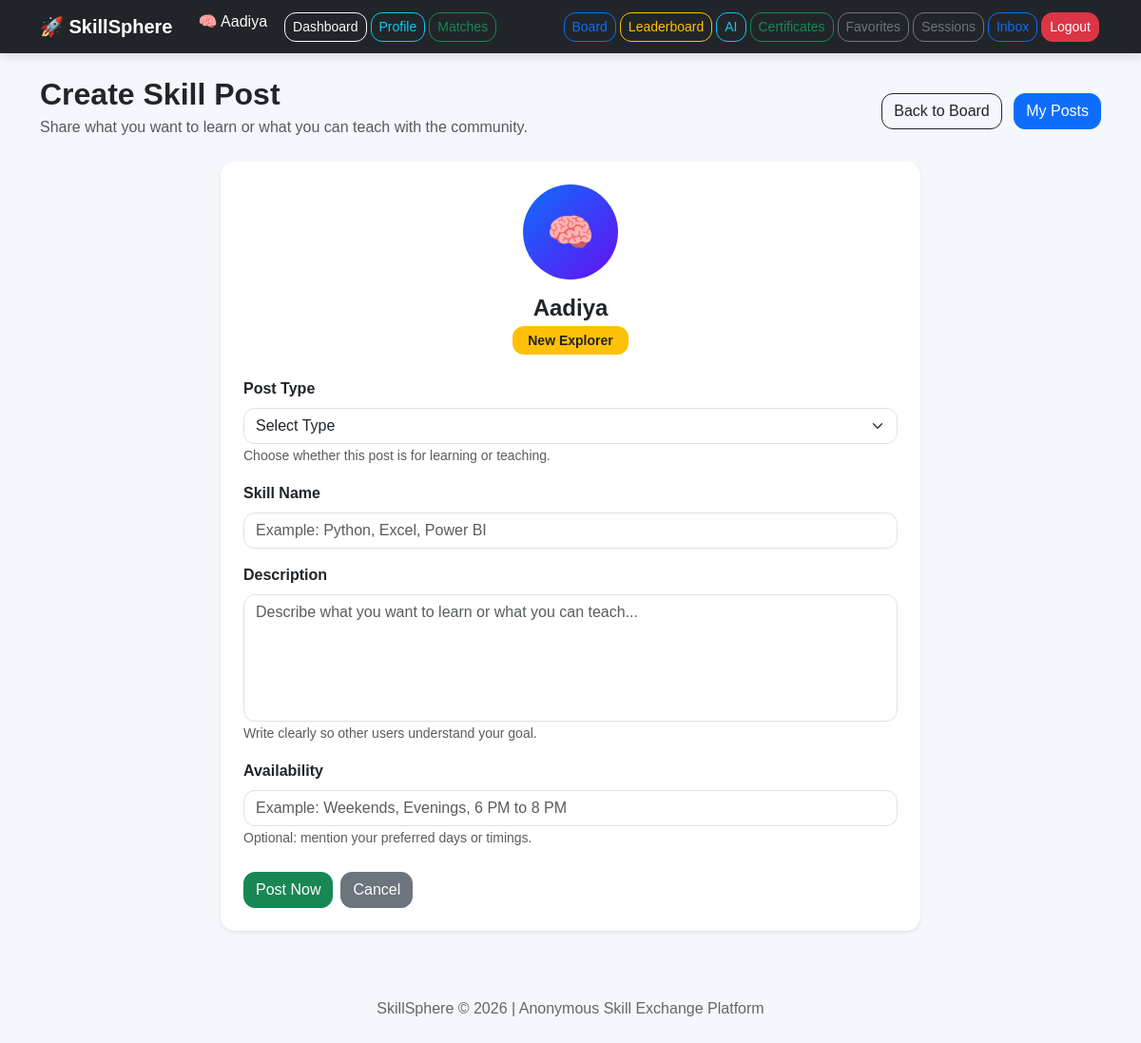
The app's page /create-post (signed in) with its own data.
### app.py (models this page shows)
class User(UserMixin, db.Model):
    id = db.Column(db.Integer, primary_key=True)
    anonymous_name = db.Column(db.String(100), unique=True, nullable=False)
    email = db.Column(db.String(120), unique=True, nullable=False)
    password = db.Column(db.String(255), nullable=False)
    skills_offered = db.Column(db.Text, nullable=True)
    skills_wanted = db.Column(db.Text, nullable=True)
    rating = db.Column(db.Float, default=0.0)
    completed_exchanges = db.Column(db.Integer, default=0)
    trust_score = db.Column(db.Integer, default=50)
    is_admin = db.Column(db.Boolean, default=False)
    avatar = db.Column(db.String(50), default='🧠')
    bio = db.Column(db.String(250), default='')
    badge = db.Column(db.String(100), default='New Explorer')

### app.py (the view, shortened to what this page needs)
@app.route('/create-post', methods=['GET', 'POST'])
@login_required
def create_post():
    return render_template('create_post.html')

### app.py (called while the page is built)
@login_manager.user_loader
def load_user(user_id):
    return User.query.get(int(user_id))

### templates/create_post.html (shortened to what this page needs)
{% extends 'base.html' %}
{% block content %}
<div class="d-flex justify-content-between align-items-center flex-wrap mb-4">
    <div>
        <h2 class="fw-bold mb-1">Create Skill Post</h2>
        <p class="text-muted mb-0">Share what you want to learn or what you can teach with the community.</p>
    </div>
    <div class="mt-2">
        <a href="{{ url_for('board') }}" class="btn btn-outline-dark me-2">Back to Board</a>
        <a href="{{ url_for('my_posts') }}" class="btn btn-primary">My Posts</a>
    </div>
</div>
<div class="row justify-content-center">
    <div class="col-lg-8">
        <div class="card shadow-sm border-0 p-4 create-post-card">
            <div class="text-center mb-4">
                <div class="avatar-circle-large mx-auto">{{ current_user.avatar }}</div>
                <h4 class="mt-3 mb-1 fw-bold">{{ current_user.anonymous_name }}</h4>
                <span class="badge bg-warning text-dark px-3 py-2">{{ current_user.badge }}</span>
            </div>
            <form method="POST">
                <div class="mb-3">
                    <label class="form-label fw-semibold">Post Type</label>
                    <select name="post_type" class="form-select" required>
                        <option value="">Select Type</option>
                    </select>
                    <small class="text-muted">Choose whether this post is for learning or teaching.</small>
                </div>
                <div class="mb-3">
                    <label class="form-label fw-semibold">Skill Name</label>
                    <input
                        type="text"
                        name="skill_name"
                        class="form-control"
                        placeholder="Example: Python, Excel, Power BI"
                        required
                    >
                </div>
                <div class="mb-3">
                    <label class="form-label fw-semibold">Description</label>
                    <textarea
                        name="description"
                        class="form-control"
                        rows="5"
                        placeholder="Describe what you want to learn or what you can teach..."
                        required
                    ></textarea>
                    <small class="text-muted">Write clearly so other users understand your goal.</small>
                </div>
                <div class="mb-4">
                    <label class="form-label fw-semibold">Availability</label>
                    <input
                        type="text"
                        name="availability"
                        class="form-control"
                        placeholder="Example: Weekends, Evenings, 6 PM to 8 PM"
                    >
                    <small class="text-muted">Optional: mention your preferred days or timings.</small>
                </div>
                <div class="d-flex flex-wrap gap-2">
                    <button type="submit" class="btn btn-success">Post Now</button>
                    <a href="{{ url_for('board') }}" class="btn btn-secondary">Cancel</a>
                </div>
            </form>
        </div>
    </div>
</div>
{% endblock %}

### templates/base.html (shortened to what this page needs)
<!DOCTYPE html>
<html lang="en">
<head>
    <link href="https://cdn.jsdelivr.net/npm/bootstrap@5.3.3/dist/css/bootstrap.min.css" rel="stylesheet">
    <link rel="stylesheet" href="{{ url_for('static', filename='style.css') }}">
</head>
<body>
<nav class="navbar navbar-expand-lg navbar-dark bg-dark">
    <div class="container d-flex justify-content-between">
        <a class="navbar-brand fw-bold" href="{{ url_for('index') }}">
            🚀 SkillSphere
        </a>
        <div class="d-flex flex-wrap justify-content-end">
            {% if current_user.is_authenticated %}
                <span class="text-light me-3">
                    {{ current_user.avatar }} {{ current_user.anonymous_name }}
                </span>
                <a class="btn btn-outline-light btn-sm nav-btn" href="{{ url_for('dashboard') }}">Dashboard</a>
                <a class="btn btn-outline-info btn-sm nav-btn" href="{{ url_for('profile') }}">Profile</a>
                <a class="btn btn-outline-success btn-sm nav-btn" href="{{ url_for('matches') }}">Matches</a>
                <a class="btn btn-outline-dark btn-sm nav-btn" href="{{ url_for('skill_search') }}">Search</a>
                <a class="btn btn-outline-primary btn-sm nav-btn" href="{{ url_for('board') }}">Board</a>
                <a class="btn btn-outline-warning btn-sm nav-btn" href="{{ url_for('leaderboard') }}">Leaderboard</a>
                <a class="btn btn-outline-info btn-sm nav-btn" href="{{ url_for('recommendations') }}">AI</a>
                <a class="btn btn-outline-success btn-sm nav-btn" href="{{ url_for('certificates') }}">Certificates</a>
                <a class="btn btn-outline-secondary btn-sm nav-btn" href="{{ url_for('favorites') }}">Favorites</a>
                <a class="btn btn-outline-secondary btn-sm nav-btn" href="{{ url_for('my_sessions') }}">Sessions</a>
                <a class="btn btn-outline-primary btn-sm nav-btn" href="{{ url_for('inbox') }}">Inbox</a>
                <a class="btn btn-danger btn-sm nav-btn" href="{{ url_for('logout') }}">Logout</a>
            {% else %}
                <a class="btn btn-outline-light btn-sm nav-btn" href="{{ url_for('login') }}">Login</a>
                <a class="btn btn-success btn-sm nav-btn" href="{{ url_for('register') }}">Register</a>
            {% endif %}
        </div>
    </div>
</nav>
<div class="container mt-4">
    {% block content %}{% endblock %}
</div>
<div class="footer">
    <p>SkillSphere © 2026 | Anonymous Skill Exchange Platform</p>
</div>
</body>
</html>

### static/style.css (style rules this page uses)
body { background: #f4f7fb; font-family: Arial, sans-serif; min-height: 100vh; }
h1, h2, h3, h4, h5 { font-weight: bold; }
.navbar { box-shadow: 0 4px 10px rgba(0, 0, 0, 0.1); }
.nav-btn { margin: 2px; }
.card { border-radius: 18px; border: none; box-shadow: 0 4px 12px rgba(0, 0, 0, 0.08); }
.form-control, .form-select, .btn { border-radius: 12px; }
textarea { resize: none; }
.footer { margin-top: 50px; padding: 20px; text-align: center; color: #666; }
.badge { font-size: 14px; padding: 8px 10px; border-radius: 12px; }
.avatar-circle, .avatar-circle-large, .avatar-circle-small { display: flex; align-items: center; justify-content: center; border-radius: 50%; background: linear-gradient(135deg, #0d6efd, #6610f2); color: white; font-weight: bold; }
.avatar-circle-large { width: 100px; height: 100px; font-size: 40px; margin: 0 auto; }
.dashboard-card, .match-card, .recommendation-card, .skill-search-card, .board-card, .admin-stat-card, .review-card, .session-card, .message-card, .create-post-card, .register-card, .login-card, .leaderboard-item { transition: 0.3s ease; }
.create-post-card, .register-card, .login-card { border-radius: 20px; }

### templates/base.html (style rules this page uses)
body { background-color: #f4f7fb; }
.navbar { box-shadow: 0 4px 10px rgba(0,0,0,0.1); }
.nav-btn { margin: 2px; }
.card { border-radius: 15px; box-shadow: 0 4px 12px rgba(0,0,0,0.08); }
.footer { margin-top: 50px; padding: 20px; text-align: center; color: #666; }

### records on screen
User: avatar "🧠", anonymous_name "Aadiya", badge "New Explorer"
